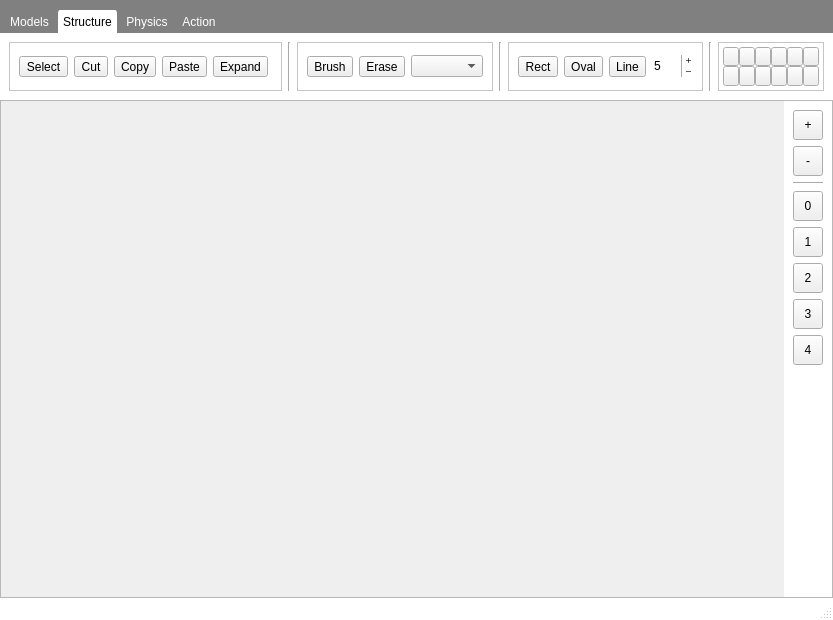
<?xml version="1.0" encoding="UTF-8"?>
<ui version="4.0">
 <class>MainWindow</class>
 <widget class="QMainWindow" name="MainWindow">
  <property name="geometry">
   <rect>
    <x>0</x>
    <y>0</y>
    <width>817</width>
    <height>620</height>
   </rect>
  </property>
  <property name="windowTitle">
   <string>ForcePAD 3</string>
  </property>
  <property name="autoFillBackground">
   <bool>false</bool>
  </property>
  <property name="styleSheet">
   <string notr="true">MainWindow {
background-color: #FFFFFF;
}
centralWidget {
background-color: rgb(104, 104, 104);
}</string>
  </property>
  <property name="unifiedTitleAndToolBarOnMac">
   <bool>false</bool>
  </property>
  <widget class="QWidget" name="centralwidget">
   <layout class="QVBoxLayout" name="verticalLayout">
    <property name="spacing">
     <number>0</number>
    </property>
    <property name="leftMargin">
     <number>0</number>
    </property>
    <property name="topMargin">
     <number>0</number>
    </property>
    <property name="rightMargin">
     <number>0</number>
    </property>
    <property name="bottomMargin">
     <number>0</number>
    </property>
    <item>
     <widget class="QFrame" name="frame_3">
      <property name="sizePolicy">
       <sizepolicy hsizetype="Preferred" vsizetype="Expanding">
        <horstretch>0</horstretch>
        <verstretch>0</verstretch>
       </sizepolicy>
      </property>
      <property name="maximumSize">
       <size>
        <width>16777215</width>
        <height>100</height>
       </size>
      </property>
      <property name="styleSheet">
       <string notr="true">QFrame {
	background-color: gray;
}</string>
      </property>
      <property name="frameShape">
       <enum>QFrame::NoFrame</enum>
      </property>
      <property name="frameShadow">
       <enum>QFrame::Raised</enum>
      </property>
      <layout class="QVBoxLayout" name="verticalLayout_4">
       <property name="spacing">
        <number>0</number>
       </property>
       <property name="sizeConstraint">
        <enum>QLayout::SetDefaultConstraint</enum>
       </property>
       <property name="leftMargin">
        <number>0</number>
       </property>
       <property name="topMargin">
        <number>5</number>
       </property>
       <property name="rightMargin">
        <number>0</number>
       </property>
       <property name="bottomMargin">
        <number>0</number>
       </property>
       <item>
        <widget class="QTabWidget" name="tabWidget">
         <property name="maximumSize">
          <size>
           <width>16777215</width>
           <height>100</height>
          </size>
         </property>
         <property name="styleSheet">
          <string notr="true">QGroupBox {
background-color: white;
}

QTabWidget::pane { /* The tab widget frame */
top: 5px;
}
 
QTabWidget::tab-bar {
     left: 5px; /* move to the right by 5px */
	top: 5px;
}
 
/* Style the tab using the tab sub-control. Note that
     it reads QTabBar _not_ QTabWidget */
QTabBar::tab {
min-height: 24px;
border-bottom: 0px;
border-top-left-radius: 4px;
border-top-right-radius: 4px;
margin-top: -1px;
margin-right: 4px;
padding-left: 5px;
padding-right:5px;
}
 
QTabBar::tab:selected {
min-height: 24px;
border-bottom: 0px;
border-top-left-radius: 4px;
border-top-right-radius: 4px;
margin-top: -1px;
margin-right: 4px;
padding-left: 5px;
padding-right:5px;
        background-color: white;
}
 
QTabBar::tab:hover {
min-height: 24px;
border-bottom: 0px;
border-top-left-radius: 4px;
border-top-right-radius: 4px;
margin-top: -1px;
margin-right: 4px;
padding-left: 5px;
padding-right:5px;
}

QTabBar::tab:!selected {
/*     margin-top: 5px;*/
color:white;
}</string>
         </property>
         <property name="tabPosition">
          <enum>QTabWidget::North</enum>
         </property>
         <property name="tabShape">
          <enum>QTabWidget::Rounded</enum>
         </property>
         <property name="currentIndex">
          <number>1</number>
         </property>
         <property name="movable">
          <bool>false</bool>
         </property>
         <widget class="QWidget" name="tab_4">
          <attribute name="title">
           <string>Models</string>
          </attribute>
          <layout class="QVBoxLayout" name="verticalLayout_6">
           <property name="leftMargin">
            <number>0</number>
           </property>
           <property name="topMargin">
            <number>0</number>
           </property>
           <property name="rightMargin">
            <number>0</number>
           </property>
           <property name="bottomMargin">
            <number>0</number>
           </property>
           <item>
            <widget class="QFrame" name="frame_5">
             <property name="sizePolicy">
              <sizepolicy hsizetype="Expanding" vsizetype="Expanding">
               <horstretch>0</horstretch>
               <verstretch>0</verstretch>
              </sizepolicy>
             </property>
             <property name="styleSheet">
              <string notr="true">QFrame {
	background-color: white;
}</string>
             </property>
             <property name="frameShape">
              <enum>QFrame::NoFrame</enum>
             </property>
             <property name="frameShadow">
              <enum>QFrame::Raised</enum>
             </property>
             <layout class="QHBoxLayout" name="horizontalLayout">
              <property name="leftMargin">
               <number>4</number>
              </property>
              <property name="topMargin">
               <number>4</number>
              </property>
              <property name="rightMargin">
               <number>4</number>
              </property>
              <property name="bottomMargin">
               <number>4</number>
              </property>
              <item>
               <layout class="QHBoxLayout" name="horizontalLayout_2">
                <property name="leftMargin">
                 <number>5</number>
                </property>
                <item>
                 <widget class="QToolButton" name="newModelButton">
                  <property name="text">
                   <string>New</string>
                  </property>
                 </widget>
                </item>
                <item>
                 <widget class="QToolButton" name="openModelButton">
                  <property name="text">
                   <string>Open...</string>
                  </property>
                 </widget>
                </item>
                <item>
                 <widget class="QToolButton" name="saveModelButton">
                  <property name="text">
                   <string>Save</string>
                  </property>
                 </widget>
                </item>
                <item>
                 <widget class="QToolButton" name="saveAsModelButton">
                  <property name="text">
                   <string>Save as ...</string>
                  </property>
                 </widget>
                </item>
                <item>
                 <spacer name="horizontalSpacer">
                  <property name="orientation">
                   <enum>Qt::Horizontal</enum>
                  </property>
                  <property name="sizeHint" stdset="0">
                   <size>
                    <width>40</width>
                    <height>20</height>
                   </size>
                  </property>
                 </spacer>
                </item>
               </layout>
              </item>
              <item>
               <widget class="QFrame" name="frame_6">
                <property name="frameShape">
                 <enum>QFrame::VLine</enum>
                </property>
                <property name="frameShadow">
                 <enum>QFrame::Sunken</enum>
                </property>
               </widget>
              </item>
             </layout>
            </widget>
           </item>
          </layout>
         </widget>
         <widget class="QWidget" name="tab">
          <attribute name="title">
           <string>Structure</string>
          </attribute>
          <layout class="QVBoxLayout" name="verticalLayout_2">
           <property name="leftMargin">
            <number>0</number>
           </property>
           <property name="topMargin">
            <number>0</number>
           </property>
           <property name="rightMargin">
            <number>0</number>
           </property>
           <property name="bottomMargin">
            <number>0</number>
           </property>
           <item>
            <widget class="QFrame" name="frame">
             <property name="sizePolicy">
              <sizepolicy hsizetype="Expanding" vsizetype="Expanding">
               <horstretch>0</horstretch>
               <verstretch>0</verstretch>
              </sizepolicy>
             </property>
             <property name="styleSheet">
              <string notr="true">QFrame {
	background-color: white;
}</string>
             </property>
             <property name="frameShape">
              <enum>QFrame::NoFrame</enum>
             </property>
             <property name="frameShadow">
              <enum>QFrame::Raised</enum>
             </property>
             <layout class="QHBoxLayout" name="horizontalLayout_5">
              <item>
               <widget class="QFrame" name="frame_11">
                <property name="frameShape">
                 <enum>QFrame::StyledPanel</enum>
                </property>
                <property name="frameShadow">
                 <enum>QFrame::Raised</enum>
                </property>
                <layout class="QHBoxLayout" name="horizontalLayout_6">
                 <item>
                  <widget class="QToolButton" name="toolButton_13">
                   <property name="text">
                    <string>Select</string>
                   </property>
                   <property name="checkable">
                    <bool>true</bool>
                   </property>
                  </widget>
                 </item>
                 <item>
                  <widget class="QToolButton" name="toolButton_12">
                   <property name="text">
                    <string>Cut</string>
                   </property>
                  </widget>
                 </item>
                 <item>
                  <widget class="QToolButton" name="toolButton_4">
                   <property name="text">
                    <string>Copy</string>
                   </property>
                  </widget>
                 </item>
                 <item>
                  <widget class="QToolButton" name="toolButton_3">
                   <property name="text">
                    <string>Paste</string>
                   </property>
                  </widget>
                 </item>
                 <item>
                  <widget class="QToolButton" name="toolButton_2">
                   <property name="text">
                    <string>Expand</string>
                   </property>
                  </widget>
                 </item>
                 <item>
                  <spacer name="horizontalSpacer_2">
                   <property name="orientation">
                    <enum>Qt::Horizontal</enum>
                   </property>
                   <property name="sizeHint" stdset="0">
                    <size>
                     <width>40</width>
                     <height>20</height>
                    </size>
                   </property>
                  </spacer>
                 </item>
                </layout>
               </widget>
              </item>
              <item>
               <widget class="Line" name="line_2">
                <property name="orientation">
                 <enum>Qt::Vertical</enum>
                </property>
               </widget>
              </item>
              <item>
               <widget class="QFrame" name="frame_9">
                <property name="sizePolicy">
                 <sizepolicy hsizetype="Preferred" vsizetype="Preferred">
                  <horstretch>1</horstretch>
                  <verstretch>0</verstretch>
                 </sizepolicy>
                </property>
                <property name="frameShape">
                 <enum>QFrame::StyledPanel</enum>
                </property>
                <property name="frameShadow">
                 <enum>QFrame::Raised</enum>
                </property>
                <layout class="QHBoxLayout" name="horizontalLayout_7">
                 <item>
                  <widget class="QToolButton" name="toolButton_19">
                   <property name="text">
                    <string>Brush</string>
                   </property>
                   <property name="checkable">
                    <bool>true</bool>
                   </property>
                  </widget>
                 </item>
                 <item>
                  <widget class="QToolButton" name="toolButton_18">
                   <property name="text">
                    <string>Erase</string>
                   </property>
                   <property name="checkable">
                    <bool>true</bool>
                   </property>
                  </widget>
                 </item>
                 <item>
                  <widget class="QComboBox" name="comboBox"/>
                 </item>
                 <item>
                  <spacer name="horizontalSpacer_3">
                   <property name="orientation">
                    <enum>Qt::Horizontal</enum>
                   </property>
                   <property name="sizeHint" stdset="0">
                    <size>
                     <width>40</width>
                     <height>20</height>
                    </size>
                   </property>
                  </spacer>
                 </item>
                </layout>
               </widget>
              </item>
              <item>
               <widget class="Line" name="line_3">
                <property name="orientation">
                 <enum>Qt::Vertical</enum>
                </property>
               </widget>
              </item>
              <item>
               <widget class="QFrame" name="frame_10">
                <property name="sizePolicy">
                 <sizepolicy hsizetype="Preferred" vsizetype="Preferred">
                  <horstretch>1</horstretch>
                  <verstretch>0</verstretch>
                 </sizepolicy>
                </property>
                <property name="frameShape">
                 <enum>QFrame::StyledPanel</enum>
                </property>
                <property name="frameShadow">
                 <enum>QFrame::Raised</enum>
                </property>
                <layout class="QHBoxLayout" name="horizontalLayout_8">
                 <item>
                  <widget class="QToolButton" name="toolButton_22">
                   <property name="text">
                    <string>Rect</string>
                   </property>
                  </widget>
                 </item>
                 <item>
                  <widget class="QToolButton" name="toolButton_21">
                   <property name="text">
                    <string>Oval</string>
                   </property>
                  </widget>
                 </item>
                 <item>
                  <widget class="QToolButton" name="toolButton_20">
                   <property name="text">
                    <string>Line</string>
                   </property>
                  </widget>
                 </item>
                 <item>
                  <widget class="QSpinBox" name="spinBox_2">
                   <property name="frame">
                    <bool>false</bool>
                   </property>
                   <property name="buttonSymbols">
                    <enum>QAbstractSpinBox::PlusMinus</enum>
                   </property>
                   <property name="minimum">
                    <number>1</number>
                   </property>
                   <property name="value">
                    <number>5</number>
                   </property>
                  </widget>
                 </item>
                 <item>
                  <spacer name="horizontalSpacer_4">
                   <property name="orientation">
                    <enum>Qt::Horizontal</enum>
                   </property>
                   <property name="sizeHint" stdset="0">
                    <size>
                     <width>40</width>
                     <height>20</height>
                    </size>
                   </property>
                  </spacer>
                 </item>
                </layout>
               </widget>
              </item>
              <item>
               <widget class="Line" name="line_4">
                <property name="orientation">
                 <enum>Qt::Vertical</enum>
                </property>
               </widget>
              </item>
              <item>
               <widget class="QFrame" name="frame_12">
                <property name="sizePolicy">
                 <sizepolicy hsizetype="Preferred" vsizetype="Preferred">
                  <horstretch>1</horstretch>
                  <verstretch>0</verstretch>
                 </sizepolicy>
                </property>
                <property name="frameShape">
                 <enum>QFrame::StyledPanel</enum>
                </property>
                <property name="frameShadow">
                 <enum>QFrame::Raised</enum>
                </property>
                <layout class="QGridLayout" name="gridLayout">
                 <property name="leftMargin">
                  <number>4</number>
                 </property>
                 <property name="topMargin">
                  <number>4</number>
                 </property>
                 <property name="rightMargin">
                  <number>4</number>
                 </property>
                 <property name="bottomMargin">
                  <number>4</number>
                 </property>
                 <property name="spacing">
                  <number>0</number>
                 </property>
                 <item row="0" column="0">
                  <widget class="QToolButton" name="toolButton">
                   <property name="minimumSize">
                    <size>
                     <width>16</width>
                     <height>16</height>
                    </size>
                   </property>
                   <property name="text">
                    <string/>
                   </property>
                  </widget>
                 </item>
                 <item row="1" column="1">
                  <widget class="QToolButton" name="toolButton_16">
                   <property name="minimumSize">
                    <size>
                     <width>16</width>
                     <height>16</height>
                    </size>
                   </property>
                   <property name="text">
                    <string/>
                   </property>
                  </widget>
                 </item>
                 <item row="0" column="1">
                  <widget class="QToolButton" name="toolButton_15">
                   <property name="minimumSize">
                    <size>
                     <width>16</width>
                     <height>16</height>
                    </size>
                   </property>
                   <property name="text">
                    <string/>
                   </property>
                  </widget>
                 </item>
                 <item row="1" column="2">
                  <widget class="QToolButton" name="toolButton_23">
                   <property name="minimumSize">
                    <size>
                     <width>16</width>
                     <height>16</height>
                    </size>
                   </property>
                   <property name="text">
                    <string/>
                   </property>
                  </widget>
                 </item>
                 <item row="0" column="3">
                  <widget class="QToolButton" name="toolButton_24">
                   <property name="minimumSize">
                    <size>
                     <width>16</width>
                     <height>16</height>
                    </size>
                   </property>
                   <property name="text">
                    <string/>
                   </property>
                  </widget>
                 </item>
                 <item row="1" column="0">
                  <widget class="QToolButton" name="toolButton_14">
                   <property name="minimumSize">
                    <size>
                     <width>16</width>
                     <height>16</height>
                    </size>
                   </property>
                   <property name="text">
                    <string/>
                   </property>
                  </widget>
                 </item>
                 <item row="0" column="4">
                  <widget class="QToolButton" name="toolButton_25">
                   <property name="minimumSize">
                    <size>
                     <width>16</width>
                     <height>16</height>
                    </size>
                   </property>
                   <property name="text">
                    <string/>
                   </property>
                  </widget>
                 </item>
                 <item row="1" column="3">
                  <widget class="QToolButton" name="toolButton_26">
                   <property name="minimumSize">
                    <size>
                     <width>16</width>
                     <height>16</height>
                    </size>
                   </property>
                   <property name="text">
                    <string/>
                   </property>
                  </widget>
                 </item>
                 <item row="0" column="2">
                  <widget class="QToolButton" name="toolButton_17">
                   <property name="minimumSize">
                    <size>
                     <width>16</width>
                     <height>16</height>
                    </size>
                   </property>
                   <property name="text">
                    <string/>
                   </property>
                  </widget>
                 </item>
                 <item row="1" column="4">
                  <widget class="QToolButton" name="toolButton_27">
                   <property name="minimumSize">
                    <size>
                     <width>16</width>
                     <height>16</height>
                    </size>
                   </property>
                   <property name="text">
                    <string/>
                   </property>
                  </widget>
                 </item>
                 <item row="1" column="5">
                  <widget class="QToolButton" name="toolButton_28">
                   <property name="minimumSize">
                    <size>
                     <width>16</width>
                     <height>16</height>
                    </size>
                   </property>
                   <property name="text">
                    <string/>
                   </property>
                  </widget>
                 </item>
                 <item row="0" column="5">
                  <widget class="QToolButton" name="toolButton_29">
                   <property name="minimumSize">
                    <size>
                     <width>16</width>
                     <height>16</height>
                    </size>
                   </property>
                   <property name="text">
                    <string/>
                   </property>
                  </widget>
                 </item>
                </layout>
               </widget>
              </item>
             </layout>
            </widget>
           </item>
          </layout>
         </widget>
         <widget class="QWidget" name="tab_2">
          <attribute name="title">
           <string>Physics</string>
          </attribute>
          <layout class="QVBoxLayout" name="verticalLayout_3">
           <property name="leftMargin">
            <number>0</number>
           </property>
           <property name="topMargin">
            <number>0</number>
           </property>
           <property name="rightMargin">
            <number>0</number>
           </property>
           <property name="bottomMargin">
            <number>0</number>
           </property>
           <item>
            <widget class="QFrame" name="frame_2">
             <property name="sizePolicy">
              <sizepolicy hsizetype="Expanding" vsizetype="Expanding">
               <horstretch>0</horstretch>
               <verstretch>0</verstretch>
              </sizepolicy>
             </property>
             <property name="styleSheet">
              <string notr="true">QFrame {
	background-color: white;
}</string>
             </property>
             <property name="frameShape">
              <enum>QFrame::NoFrame</enum>
             </property>
             <property name="frameShadow">
              <enum>QFrame::Raised</enum>
             </property>
            </widget>
           </item>
          </layout>
         </widget>
         <widget class="QWidget" name="tab_3">
          <attribute name="title">
           <string>Action</string>
          </attribute>
          <layout class="QVBoxLayout" name="verticalLayout_5">
           <property name="leftMargin">
            <number>0</number>
           </property>
           <property name="topMargin">
            <number>0</number>
           </property>
           <property name="rightMargin">
            <number>0</number>
           </property>
           <property name="bottomMargin">
            <number>0</number>
           </property>
           <item>
            <widget class="QFrame" name="frame_4">
             <property name="sizePolicy">
              <sizepolicy hsizetype="Expanding" vsizetype="Expanding">
               <horstretch>0</horstretch>
               <verstretch>0</verstretch>
              </sizepolicy>
             </property>
             <property name="styleSheet">
              <string notr="true">QFrame {
	background-color: white;
}</string>
             </property>
             <property name="frameShape">
              <enum>QFrame::NoFrame</enum>
             </property>
             <property name="frameShadow">
              <enum>QFrame::Raised</enum>
             </property>
            </widget>
           </item>
          </layout>
         </widget>
        </widget>
       </item>
      </layout>
     </widget>
    </item>
    <item>
     <layout class="QHBoxLayout" name="horizontalLayout_3">
      <property name="spacing">
       <number>0</number>
      </property>
      <item>
       <widget class="QFrame" name="frame_7">
        <property name="frameShape">
         <enum>QFrame::StyledPanel</enum>
        </property>
        <property name="frameShadow">
         <enum>QFrame::Raised</enum>
        </property>
        <layout class="QHBoxLayout" name="horizontalLayout_4">
         <property name="spacing">
          <number>0</number>
         </property>
         <property name="leftMargin">
          <number>0</number>
         </property>
         <property name="topMargin">
          <number>0</number>
         </property>
         <property name="rightMargin">
          <number>0</number>
         </property>
         <property name="bottomMargin">
          <number>0</number>
         </property>
         <item>
          <widget class="QtPaintView" name="paintView" native="true">
           <property name="sizePolicy">
            <sizepolicy hsizetype="Expanding" vsizetype="Expanding">
             <horstretch>0</horstretch>
             <verstretch>0</verstretch>
            </sizepolicy>
           </property>
          </widget>
         </item>
         <item>
          <layout class="QVBoxLayout" name="layerLayout">
           <property name="spacing">
            <number>0</number>
           </property>
           <property name="leftMargin">
            <number>0</number>
           </property>
           <property name="topMargin">
            <number>0</number>
           </property>
           <property name="rightMargin">
            <number>0</number>
           </property>
           <property name="bottomMargin">
            <number>0</number>
           </property>
           <item>
            <widget class="QFrame" name="frame_8">
             <property name="styleSheet">
              <string notr="true">QFrame {
background-color: white;
}</string>
             </property>
             <property name="frameShape">
              <enum>QFrame::NoFrame</enum>
             </property>
             <property name="frameShadow">
              <enum>QFrame::Plain</enum>
             </property>
             <property name="lineWidth">
              <number>0</number>
             </property>
             <layout class="QVBoxLayout" name="verticalLayout_7">
              <item>
               <widget class="QToolButton" name="toolButton_11">
                <property name="sizePolicy">
                 <sizepolicy hsizetype="Fixed" vsizetype="Fixed">
                  <horstretch>0</horstretch>
                  <verstretch>0</verstretch>
                 </sizepolicy>
                </property>
                <property name="minimumSize">
                 <size>
                  <width>30</width>
                  <height>30</height>
                 </size>
                </property>
                <property name="text">
                 <string>+</string>
                </property>
               </widget>
              </item>
              <item>
               <widget class="QToolButton" name="toolButton_10">
                <property name="minimumSize">
                 <size>
                  <width>30</width>
                  <height>30</height>
                 </size>
                </property>
                <property name="text">
                 <string>-</string>
                </property>
               </widget>
              </item>
              <item>
               <widget class="Line" name="line">
                <property name="orientation">
                 <enum>Qt::Horizontal</enum>
                </property>
               </widget>
              </item>
              <item>
               <widget class="QToolButton" name="toolButton_6">
                <property name="minimumSize">
                 <size>
                  <width>30</width>
                  <height>30</height>
                 </size>
                </property>
                <property name="text">
                 <string>0</string>
                </property>
               </widget>
              </item>
              <item>
               <widget class="QToolButton" name="toolButton_5">
                <property name="minimumSize">
                 <size>
                  <width>30</width>
                  <height>30</height>
                 </size>
                </property>
                <property name="text">
                 <string>1</string>
                </property>
               </widget>
              </item>
              <item>
               <widget class="QToolButton" name="toolButton_7">
                <property name="minimumSize">
                 <size>
                  <width>30</width>
                  <height>30</height>
                 </size>
                </property>
                <property name="text">
                 <string>2</string>
                </property>
               </widget>
              </item>
              <item>
               <widget class="QToolButton" name="toolButton_8">
                <property name="minimumSize">
                 <size>
                  <width>30</width>
                  <height>30</height>
                 </size>
                </property>
                <property name="text">
                 <string>3</string>
                </property>
               </widget>
              </item>
              <item>
               <widget class="QToolButton" name="toolButton_9">
                <property name="minimumSize">
                 <size>
                  <width>30</width>
                  <height>30</height>
                 </size>
                </property>
                <property name="text">
                 <string>4</string>
                </property>
               </widget>
              </item>
              <item>
               <spacer name="verticalSpacer">
                <property name="orientation">
                 <enum>Qt::Vertical</enum>
                </property>
                <property name="sizeHint" stdset="0">
                 <size>
                  <width>20</width>
                  <height>40</height>
                 </size>
                </property>
               </spacer>
              </item>
             </layout>
            </widget>
           </item>
          </layout>
         </item>
        </layout>
       </widget>
      </item>
     </layout>
    </item>
   </layout>
  </widget>
  <widget class="QStatusBar" name="statusBar">
   <property name="styleSheet">
    <string notr="true">QStatusBar {
background-color: white;
}</string>
   </property>
  </widget>
  <action name="actionOpen">
   <property name="text">
    <string>Open...</string>
   </property>
  </action>
  <action name="actionExit">
   <property name="text">
    <string>Exit</string>
   </property>
  </action>
  <action name="actionCut">
   <property name="text">
    <string>Cut</string>
   </property>
  </action>
  <action name="actionCopy">
   <property name="text">
    <string>Copy</string>
   </property>
  </action>
  <action name="actionPaste">
   <property name="text">
    <string>Paste</string>
   </property>
  </action>
  <action name="actionSelect">
   <property name="text">
    <string>Select</string>
   </property>
  </action>
  <action name="actionExpandImageToWindow">
   <property name="text">
    <string>Expand</string>
   </property>
  </action>
  <action name="actionPasteSpecial">
   <property name="text">
    <string>Paste Special</string>
   </property>
  </action>
  <action name="actionSelectTools">
   <property name="text">
    <string>Select tools</string>
   </property>
  </action>
  <action name="actionGeometryTools">
   <property name="text">
    <string>Geometry Tools</string>
   </property>
  </action>
  <action name="actionPaint">
   <property name="text">
    <string>Paint</string>
   </property>
  </action>
  <action name="actionDrawTools">
   <property name="text">
    <string>Draw Tools</string>
   </property>
  </action>
 </widget>
 <customwidgets>
  <customwidget>
   <class>QtPaintView</class>
   <extends>QWidget</extends>
   <header location="global">qtpaintview.h</header>
   <container>1</container>
  </customwidget>
 </customwidgets>
 <resources/>
 <connections/>
</ui>
